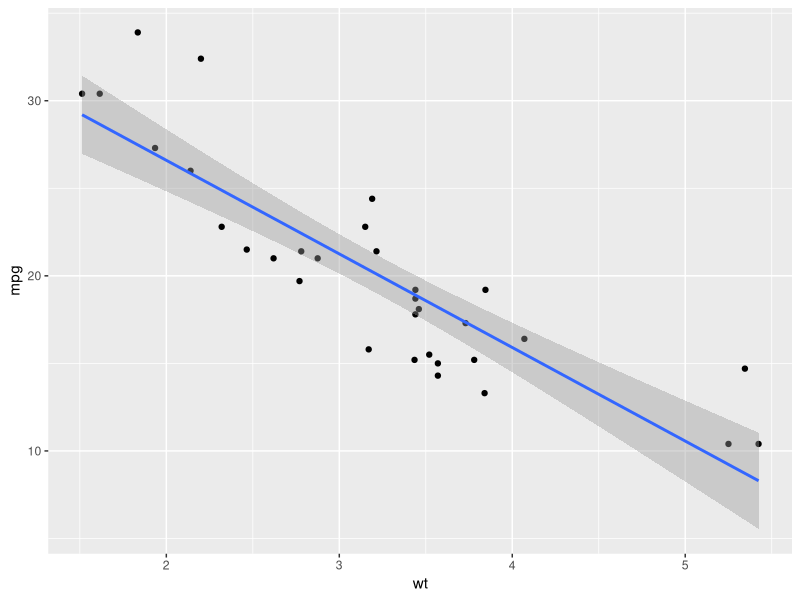
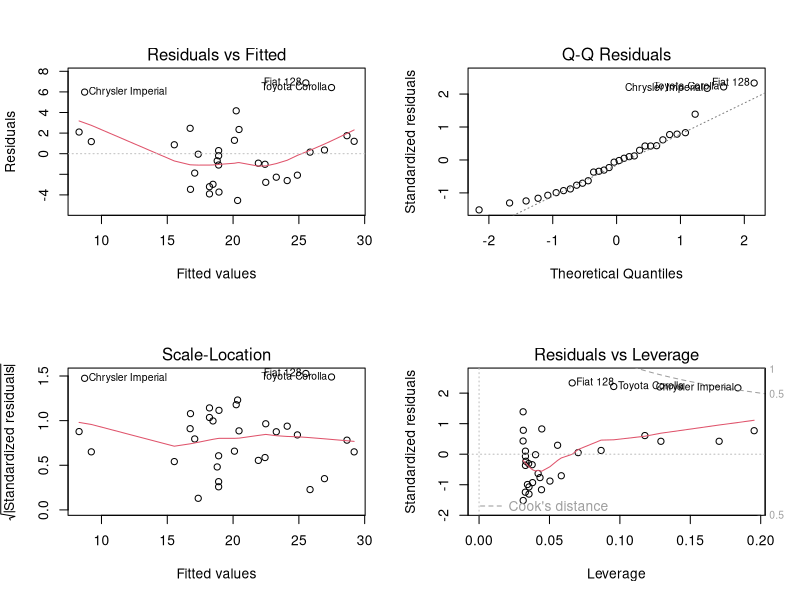
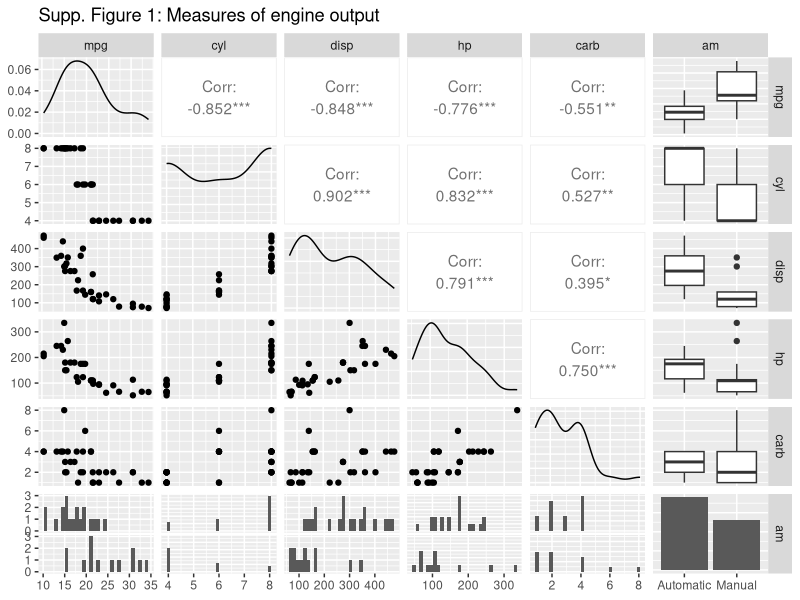
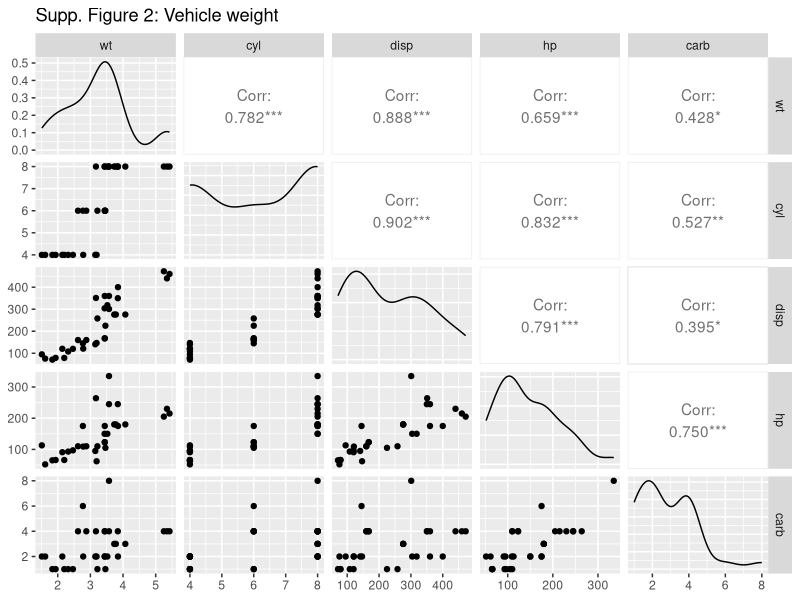
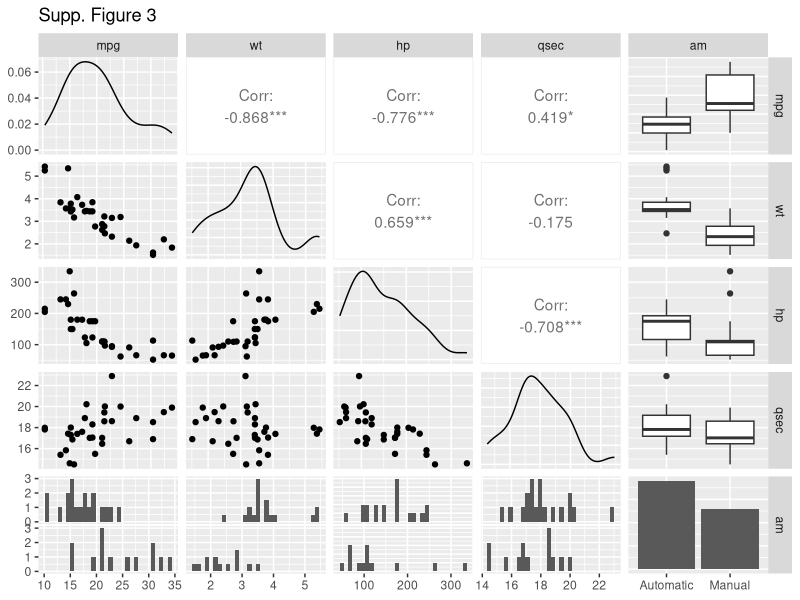

Reproduce these figures in R, in order.
## ---- chunk 1
library(dplyr)
library(ggplot2)
library(car)
library(GGally)
data(mtcars)
mtcars$am <- factor(as.character(mtcars$am),labels = c("Automatic","Manual"))
## ---- chunk 2
summary(lm(mpg~ am,data = mtcars))$coef
## ---- chunk 3
fit_all <- lm(data = mtcars, mpg~ .)
summary(fit_all)
vif(fit_all)
## ---- chunk 4
fit_wt <- lm(data = mtcars, mpg ~ wt)
summary(fit_wt)[c( "coefficients","r.squared")]
ggplot(mtcars, aes(mpg,x = wt)) + geom_point() + geom_smooth(method = "lm")   
## ---- chunk 5
par(mfrow = c(2, 2))
plot(fit_wt)
## ---- chunk 6
fit_all <- lm(data = mtcars, mpg~ wt + hp + am + qsec)
summary(fit_all)
vif(fit_all)
## ---- chunk 7
fit <- lm(mpg~ wt + am, data = mtcars)
summary(fit)
vif(fit)
## ---- chunk 8
ggpairs(select(mtcars,mpg,cyl,disp,hp,carb,am), title = "Supp. Figure 1: Measures of engine output")

ggpairs(select(mtcars,wt,cyl,disp,hp,carb), title = "Supp. Figure 2: Vehicle weight")

ggpairs(select(mtcars, mpg, wt, hp, qsec,  am), title = "Supp. Figure 3")

## ---- chunk 9
fit1 <- lm(data = mtcars, mpg~ disp)
fit2 <- update(fit1, mpg~ disp + carb)
fit4 <- update(fit1, mpg~ disp + carb + cyl)
fit3 <- update(fit1, mpg~ disp + carb + cyl+ hp)
anova(fit1,fit2,fit3,fit4)

